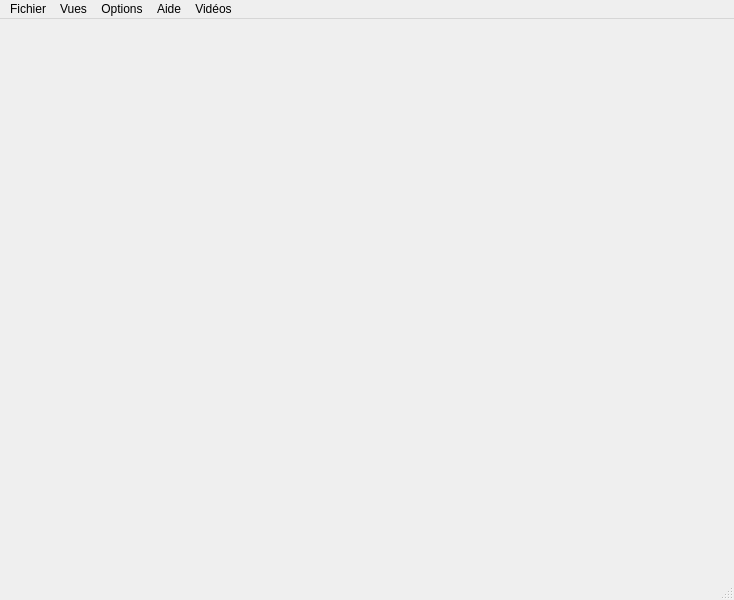
<?xml version="1.0" encoding="UTF-8"?>
<ui version="4.0">
 <class>MainWindow</class>
 <widget class="QMainWindow" name="MainWindow">
  <property name="geometry">
   <rect>
    <x>0</x>
    <y>0</y>
    <width>734</width>
    <height>600</height>
   </rect>
  </property>
  <property name="windowTitle">
   <string>Flying Squirrel</string>
  </property>
  <property name="windowIcon">
   <iconset>
    <normaloff>../img/flying_squirrel.ico</normaloff>../img/flying_squirrel.ico</iconset>
  </property>
  <widget class="QWidget" name="centralwidget">
   <layout class="QHBoxLayout" name="horizontalLayout_2"/>
  </widget>
  <widget class="QMenuBar" name="menubar">
   <property name="geometry">
    <rect>
     <x>0</x>
     <y>0</y>
     <width>734</width>
     <height>24</height>
    </rect>
   </property>
   <widget class="QMenu" name="menuFichier">
    <property name="title">
     <string>Fichier</string>
    </property>
    <addaction name="actionNewProject"/>
    <addaction name="actionOpenProject"/>
    <addaction name="actionSave"/>
    <addaction name="actionExit"/>
   </widget>
   <widget class="QMenu" name="menuVues">
    <property name="title">
     <string>Vues</string>
    </property>
    <addaction name="actionDirect"/>
    <addaction name="actionDelayed"/>
    <addaction name="actionSettings"/>
    <addaction name="actionVisualization"/>
   </widget>
   <widget class="QMenu" name="menuOptions">
    <property name="title">
     <string>Options</string>
    </property>
    <addaction name="actionPreferences"/>
   </widget>
   <widget class="QMenu" name="menuAide">
    <property name="title">
     <string>Aide</string>
    </property>
    <addaction name="actionDocumentation"/>
    <addaction name="actionAbout"/>
   </widget>
   <widget class="QMenu" name="menuVideos">
    <property name="title">
     <string>Vidéos</string>
    </property>
    <addaction name="actionAddVideo"/>
    <addaction name="separator"/>
   </widget>
   <addaction name="menuFichier"/>
   <addaction name="menuVues"/>
   <addaction name="menuOptions"/>
   <addaction name="menuAide"/>
   <addaction name="menuVideos"/>
  </widget>
  <widget class="QStatusBar" name="statusbar"/>
  <action name="actionNewProject">
   <property name="text">
    <string>Nouveau projet</string>
   </property>
  </action>
  <action name="actionOpenProject">
   <property name="text">
    <string>Ouvrir un projet</string>
   </property>
  </action>
  <action name="actionSave">
   <property name="enabled">
    <bool>false</bool>
   </property>
   <property name="text">
    <string>Enregistrer</string>
   </property>
  </action>
  <action name="actionExit">
   <property name="text">
    <string>Quitter</string>
   </property>
  </action>
  <action name="actionPreferences">
   <property name="text">
    <string>Préférences</string>
   </property>
  </action>
  <action name="actionDocumentation">
   <property name="text">
    <string>Documentation</string>
   </property>
  </action>
  <action name="actionAbout">
   <property name="text">
    <string>À propos de Flying Squirrel</string>
   </property>
  </action>
  <action name="actionDirect">
   <property name="enabled">
    <bool>false</bool>
   </property>
   <property name="text">
    <string>Direct</string>
   </property>
  </action>
  <action name="actionDelayed">
   <property name="enabled">
    <bool>false</bool>
   </property>
   <property name="text">
    <string>Différé</string>
   </property>
  </action>
  <action name="actionSettings">
   <property name="enabled">
    <bool>false</bool>
   </property>
   <property name="text">
    <string>Paramétrage</string>
   </property>
  </action>
  <action name="actionVisualization">
   <property name="enabled">
    <bool>false</bool>
   </property>
   <property name="text">
    <string>Visualisation</string>
   </property>
  </action>
  <action name="actionAddVideo">
   <property name="enabled">
    <bool>false</bool>
   </property>
   <property name="text">
    <string>Ajouter une vidéo</string>
   </property>
  </action>
  <action name="actionManageVideos">
   <property name="text">
    <string>Gérer les vidéos</string>
   </property>
  </action>
 </widget>
 <resources/>
 <connections/>
</ui>
